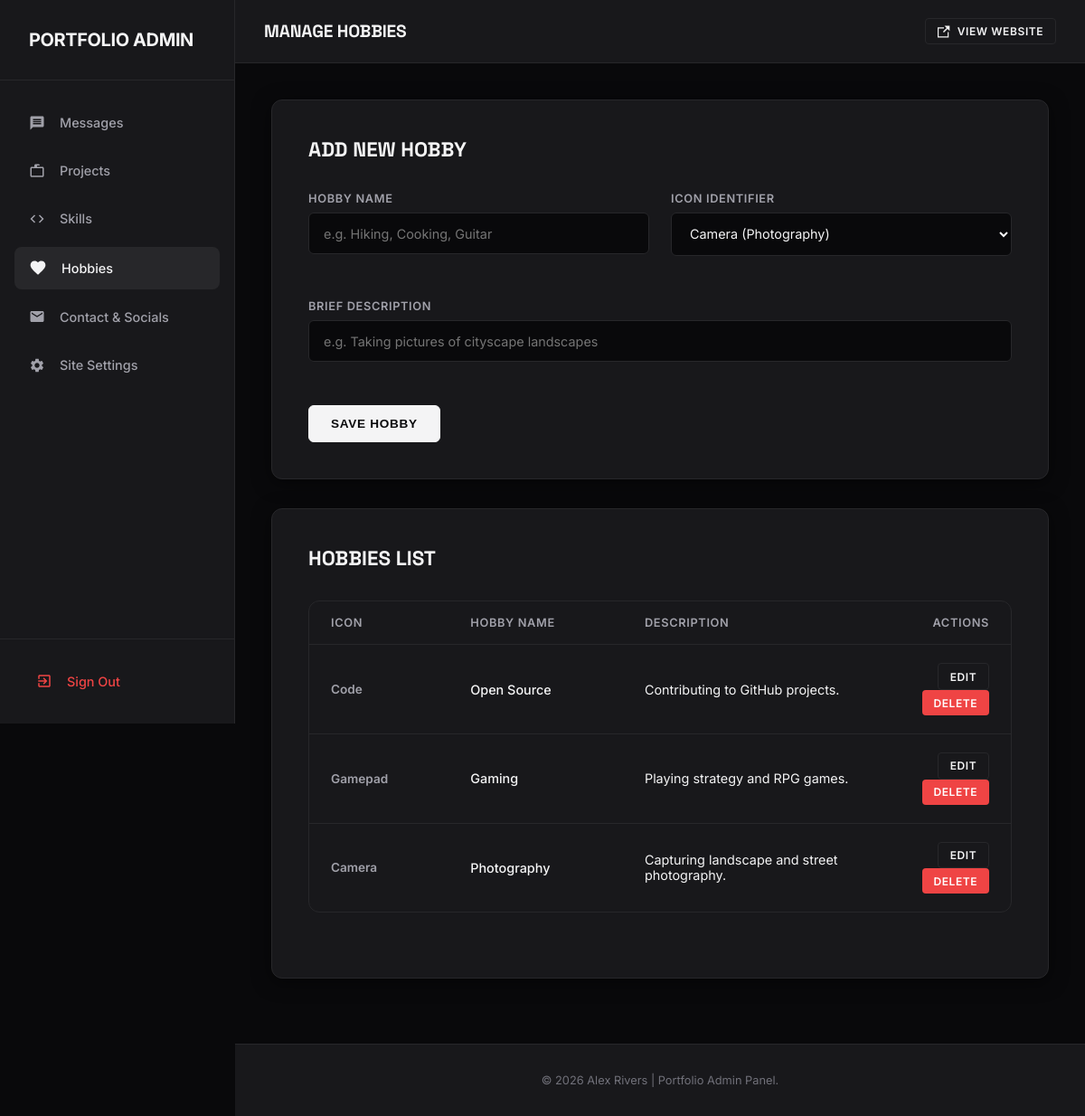
Screenshot of /admin/hobbies.php (signed in) with the database file from the repository.
### tables this page shows
CREATE TABLE IF NOT EXISTS `hobbies` (
    `id` INT AUTO_INCREMENT PRIMARY KEY,
    `name` VARCHAR(100) NOT NULL,
    `icon` VARCHAR(50) NULL,
    `description` VARCHAR(255) NULL
);

### admin/hobbies.php (the view, shortened to what this page needs)
<?php
require_once __DIR__ . '/../includes/header.php';
$edit_hobby = null;
$action = isset($_GET['action']) ? $_GET['action'] : 'list';
$hobby_id = isset($_GET['id']) ? intval($_GET['id']) : 0;
$hobbies = [];
try {
    $hobbies = $pdo->query("SELECT * FROM hobbies ORDER BY id DESC")->fetchAll();
} catch (Exception $e) {}
?>
<?php if ($action === 'edit' && $edit_hobby): ?>
    <div class="admin-card">
        <h3 class="card-title">Edit Hobby</h3>
        <form action="hobbies.php?action=edit&id=<?php echo $hobby_id; ?>" method="POST">
            <input type="hidden" name="submit_type" value="edit">
            <div class="form-grid">
                <div class="form-group">
                    <label for="name">Hobby Name</label>
                    <input type="text" id="name" name="name" class="form-control" value="<?php echo htmlspecialchars($edit_hobby['name']); ?>" required>
                </div>
                <div class="form-group">
                    <label for="icon">Icon Identifier</label>
                    <select id="icon" name="icon" class="form-control">
                        <option value="camera" <?php echo $edit_hobby['icon'] === 'camera' ? 'selected' : ''; ?>>Camera (Photography)</option>
                        <option value="gamepad" <?php echo $edit_hobby['icon'] === 'gamepad' ? 'selected' : ''; ?>>Gamepad (Gaming)</option>
                        <option value="code" <?php echo $edit_hobby['icon'] === 'code' ? 'selected' : ''; ?>>Code (Open Source)</option>
                        <option value="book" <?php echo $edit_hobby['icon'] === 'book' ? 'selected' : ''; ?>>Book (Reading)</option>
                        <option value="music" <?php echo $edit_hobby['icon'] === 'music' ? 'selected' : ''; ?>>Music (Playing/Listening)</option>
                        <option value="bike" <?php echo $edit_hobby['icon'] === 'bike' ? 'selected' : ''; ?>>Bicycle (Cycling/Sports)</option>
                        <option value="travel" <?php echo $edit_hobby['icon'] === 'travel' ? 'selected' : ''; ?>>Globe (Travel)</option>
                        <option value="heart" <?php echo $edit_hobby['icon'] === 'heart' ? 'selected' : ''; ?>>Heart (Other)</option>
                    </select>
                </div>
                <div class="form-group full-width">
                    <label for="description">Brief Description</label>
                    <input type="text" id="description" name="description" class="form-control" value="<?php echo htmlspecialchars($edit_hobby['description']); ?>" required>
                </div>
            </div>
            <div style="margin-top: 2rem; display: flex; gap: 1rem;">
                <button type="submit" class="btn btn-primary">Update Hobby</button>
                <a href="hobbies.php" class="btn btn-secondary">Cancel</a>
            </div>
        </form>
    </div>
<?php else: ?>
    <div class="admin-card">
        <h3 class="card-title">Add New Hobby</h3>
        <form action="hobbies.php" method="POST">
            <div class="form-grid">
                <div class="form-group">
                    <label for="name">Hobby Name</label>
                    <input type="text" id="name" name="name" class="form-control" placeholder="e.g. Hiking, Cooking, Guitar" required>
                </div>
                <div class="form-group">
                    <label for="icon">Icon Identifier</label>
                    <select id="icon" name="icon" class="form-control">
                        <option value="camera">Camera (Photography)</option>
                    </select>
                </div>
                <div class="form-group full-width">
                    <label for="description">Brief Description</label>
                    <input type="text" id="description" name="description" class="form-control" placeholder="e.g. Taking pictures of cityscape landscapes" required>
                </div>
            </div>
            <button type="submit" class="btn btn-primary" style="margin-top: 1.5rem;">Save Hobby</button>
        </form>
    </div>
    <div class="admin-card">
        <h3 class="card-title">Hobbies List</h3>
        <?php if (!empty($hobbies)): ?>
            <div class="table-responsive">
                <table class="admin-table">
                    <thead>
                        <tr>
                            <th style="width: 20%;">Icon</th>
                            <th style="width: 25%;">Hobby Name</th>
                            <th style="width: 40%;">Description</th>
                            <th style="width: 15%; text-align: right;">Actions</th>
                        </tr>
                    </thead>
                    <tbody>
                        <?php foreach ($hobbies as $hb): ?>
                            <tr>
                                <td style="text-transform: capitalize; font-weight: 600; font-size: 0.85rem; color: var(--text-secondary);">
                                    <?php echo htmlspecialchars($hb['icon']); ?>
                                </td>
                                <td style="font-weight: 500;"><?php echo htmlspecialchars($hb['name']); ?></td>
                                <td><?php echo htmlspecialchars($hb['description']); ?></td>
                                <td style="text-align: right;">
                                    <a href="hobbies.php?action=edit&id=<?php echo $hb['id']; ?>" class="btn btn-secondary btn-sm">Edit</a>
                                    <a href="hobbies.php?action=delete&id=<?php echo $hb['id']; ?>" class="btn btn-danger btn-sm confirm-delete" data-confirm-message="Are you sure you want to delete this hobby?">Delete</a>
                                </td>
                            </tr>
                        <?php endforeach; ?>
                    </tbody>
                </table>
            </div>
        <?php else: ?>
            <div style="text-align: center; padding: 2rem; color: var(--text-secondary);">
                <p>No hobbies have been added yet.</p>
            </div>
        <?php endif; ?>
    </div>
<?php endif; ?>
<?php
require_once __DIR__ . '/../includes/footer.php';
?>

### assets/css/admin.css (style rules this page uses)
:root { --bg: #09090b; --bg-sec: #18181b; --text-primary: #f4f4f5; --text-secondary: #a1a1aa; --text-muted: #71717a; --accent: #27272a; --accent-hover: #3f3f46; --accent-color: #ffffff; --border: #27272a; --border-hover: #3f3f46; --danger: #ef4444; --danger-hover: #dc2626; --success: #22c55e; --success-bg: rgba(34, 197, 94, 0.1); --glass-bg: rgba(24, 24, 27, 0.6); --card-shadow: 0 4px 20px 0 rgba(0, 0, 0, 0.5); --sidebar-width: 260px; --transition: all 0.3s cubic-bezier(0.16, 1, 0.3, 1); }
* { box-sizing: border-box; margin: 0; padding: 0; }
body { background-color: var(--bg); color: var(--text-primary); font-family: 'Inter', sans-serif; display: flex; min-height: 100vh; overflow-x: hidden; }
h1, h2, h3, h4, h5, h6 { font-family: 'Space Grotesk', sans-serif; font-weight: 700; color: var(--text-primary); }
a { color: inherit; text-decoration: none; }
.table-responsive { width: 100%; overflow-x: auto; background: var(--bg-sec); border: 1px solid var(--border); border-radius: 12px; margin-bottom: 2rem; }
.admin-table { width: 100%; border-collapse: collapse; text-align: left; }
.admin-table th { padding: 1rem 1.5rem; font-size: 0.8rem; font-weight: 600; text-transform: uppercase; letter-spacing: 0.05em; color: var(--text-secondary); border-bottom: 1px solid var(--border); }
.admin-table td { padding: 1.25rem 1.5rem; font-size: 0.9rem; border-bottom: 1px solid var(--border); vertical-align: middle; }
.admin-table tr:last-child td { border-bottom: none; }
.admin-card { background: var(--bg-sec); border: 1px solid var(--border); border-radius: 12px; padding: 2.5rem; margin-bottom: 2rem; box-shadow: var(--card-shadow); }
.card-title { font-size: 1.4rem; margin-bottom: 2rem; text-transform: uppercase; }
.form-grid { display: grid; grid-template-columns: 1fr 1fr; gap: 1.5rem; }
.form-group { display: flex; flex-direction: column; gap: 0.5rem; margin-bottom: 1.5rem; }
.form-group.full-width { grid-column: 1 / -1; }
.form-group label { font-size: 0.8rem; font-weight: 600; text-transform: uppercase; letter-spacing: 0.05em; color: var(--text-secondary); }
.form-control { width: 100%; max-width: 100%; background: var(--bg); border: 1px solid var(--border); border-radius: 6px; padding: 0.85rem 1rem; font-family: inherit; font-size: 0.9rem; color: var(--text-primary); transition: var(--transition); }
.btn { display: inline-flex; align-items: center; justify-content: center; gap: 0.5rem; padding: 0.75rem 1.5rem; font-size: 0.85rem; font-weight: 600; text-transform: uppercase; letter-spacing: 0.05em; border-radius: 6px; cursor: pointer; border: none; transition: var(--transition); }
.btn-primary { background: var(--text-primary); color: var(--bg); border: 1px solid var(--text-primary); }
.btn-secondary { background: transparent; color: var(--text-primary); border: 1px solid var(--border); }
.btn-danger { background: var(--danger); color: white; }
.btn-sm { padding: 0.4rem 0.8rem; font-size: 0.75rem; border-radius: 4px; }

### rows the page displays
hobbies: icon "Code", name "Open Source", description "Contributing to GitHub projects."
hobbies: icon "Gamepad", name "Gaming", description "Playing strategy and RPG games."
hobbies: icon "Camera", name "Photography", description "Capturing landscape and street photography."

### other values shown
$page_title "MANAGE HOBBIES"
$site_name "Alex Rivers | Portfolio"
